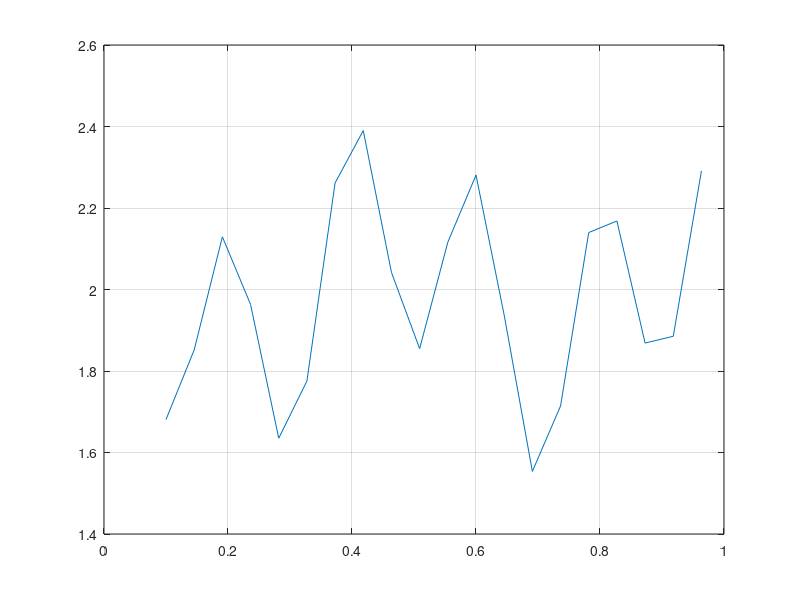

MATLAB code to generate this figure:
% Data preperation
x = [0.1:1/22:1];
d =  (2 + 0.3*cos(2*pi*x/0.2)) + 0.5*sin(4*pi*x + 2)./3;
figure(1), plot(x, d), grid on;
% First layer
w11_1 = rand(1)*0,2;
w21_1 = rand(1)*0,2;
w31_1 = rand(1)*0,2;
w41_1 = rand(1)*0,2;
b1_1 = rand(1)*0,2;
b2_1 = rand(1)*0,2;
b3_1 = rand(1)*0,2;
b4_1 = rand(1)*0,2;
% Second layer
w11_2 = rand(1)*0,2;
w12_2 = rand(1)*0,2;
w13_2 = rand(1)*0,2;
w14_2 = rand(1)*0,2;
b1_2 = rand(1)*0,2;
% Network's response
